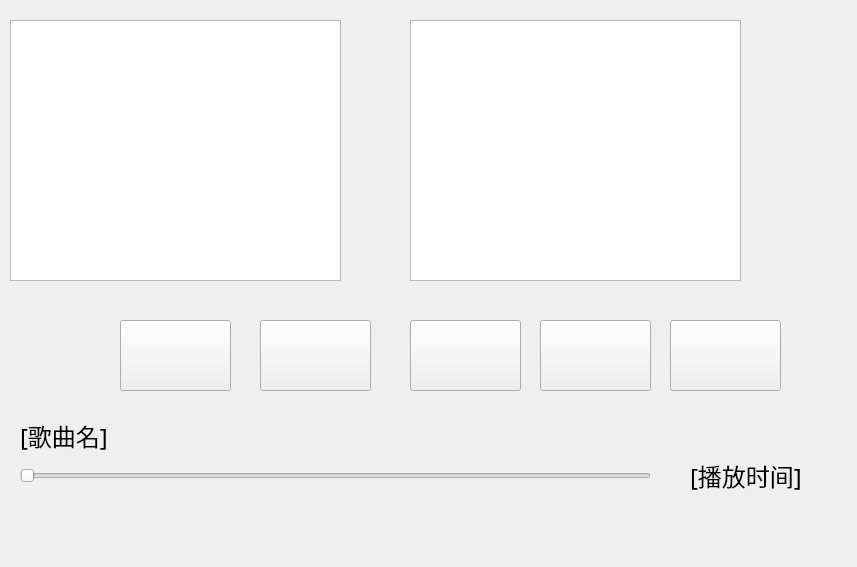
<?xml version="1.0" encoding="UTF-8"?>
<ui version="4.0">
 <class>Widget</class>
 <widget class="QWidget" name="Widget">
  <property name="geometry">
   <rect>
    <x>0</x>
    <y>0</y>
    <width>857</width>
    <height>567</height>
   </rect>
  </property>
  <property name="font">
   <font>
    <family>Agency FB</family>
    <pointsize>18</pointsize>
   </font>
  </property>
  <property name="windowTitle">
   <string>Widget</string>
  </property>
  <widget class="QPushButton" name="pushButton_add">
   <property name="geometry">
    <rect>
     <x>120</x>
     <y>320</y>
     <width>111</width>
     <height>71</height>
    </rect>
   </property>
   <property name="text">
    <string/>
   </property>
   <property name="icon">
    <iconset resource="images.qrc">
     <normaloff>:/icons/add.png</normaloff>:/icons/add.png</iconset>
   </property>
   <property name="iconSize">
    <size>
     <width>28</width>
     <height>28</height>
    </size>
   </property>
  </widget>
  <widget class="QPushButton" name="pushButton_play">
   <property name="geometry">
    <rect>
     <x>410</x>
     <y>320</y>
     <width>111</width>
     <height>71</height>
    </rect>
   </property>
   <property name="text">
    <string/>
   </property>
   <property name="icon">
    <iconset resource="images.qrc">
     <normaloff>:/icons/pause.png</normaloff>:/icons/pause.png</iconset>
   </property>
   <property name="iconSize">
    <size>
     <width>28</width>
     <height>28</height>
    </size>
   </property>
  </widget>
  <widget class="QLabel" name="label_song">
   <property name="geometry">
    <rect>
     <x>20</x>
     <y>420</y>
     <width>741</width>
     <height>31</height>
    </rect>
   </property>
   <property name="text">
    <string>[歌曲名]</string>
   </property>
  </widget>
  <widget class="QSlider" name="horizontalSlider_position">
   <property name="geometry">
    <rect>
     <x>20</x>
     <y>460</y>
     <width>631</width>
     <height>31</height>
    </rect>
   </property>
   <property name="orientation">
    <enum>Qt::Horizontal</enum>
   </property>
  </widget>
  <widget class="QLabel" name="label_position">
   <property name="geometry">
    <rect>
     <x>690</x>
     <y>460</y>
     <width>121</width>
     <height>31</height>
    </rect>
   </property>
   <property name="text">
    <string>[播放时间]</string>
   </property>
  </widget>
  <widget class="QPushButton" name="pushButton_previous">
   <property name="geometry">
    <rect>
     <x>260</x>
     <y>320</y>
     <width>111</width>
     <height>71</height>
    </rect>
   </property>
   <property name="text">
    <string/>
   </property>
   <property name="icon">
    <iconset resource="images.qrc">
     <normaloff>:/icons/previous.png</normaloff>:/icons/previous.png</iconset>
   </property>
   <property name="iconSize">
    <size>
     <width>28</width>
     <height>28</height>
    </size>
   </property>
  </widget>
  <widget class="QPushButton" name="pushButton_next">
   <property name="geometry">
    <rect>
     <x>540</x>
     <y>320</y>
     <width>111</width>
     <height>71</height>
    </rect>
   </property>
   <property name="text">
    <string/>
   </property>
   <property name="icon">
    <iconset resource="images.qrc">
     <normaloff>:/icons/next.png</normaloff>:/icons/next.png</iconset>
   </property>
   <property name="iconSize">
    <size>
     <width>28</width>
     <height>28</height>
    </size>
   </property>
  </widget>
  <widget class="QPushButton" name="pushButton_playbackMode">
   <property name="geometry">
    <rect>
     <x>670</x>
     <y>320</y>
     <width>111</width>
     <height>71</height>
    </rect>
   </property>
   <property name="text">
    <string/>
   </property>
   <property name="icon">
    <iconset resource="images.qrc">
     <normaloff>:/icons/loop.png</normaloff>:/icons/loop.png</iconset>
   </property>
   <property name="iconSize">
    <size>
     <width>28</width>
     <height>28</height>
    </size>
   </property>
  </widget>
  <widget class="QListWidget" name="listWidget_playlist">
   <property name="geometry">
    <rect>
     <x>10</x>
     <y>20</y>
     <width>331</width>
     <height>261</height>
    </rect>
   </property>
  </widget>
  <widget class="QListWidget" name="listWidget_lyrics">
   <property name="geometry">
    <rect>
     <x>410</x>
     <y>20</y>
     <width>331</width>
     <height>261</height>
    </rect>
   </property>
  </widget>
 </widget>
 <layoutdefault spacing="6" margin="11"/>
 <resources>
  <include location="images.qrc"/>
 </resources>
 <connections/>
</ui>
